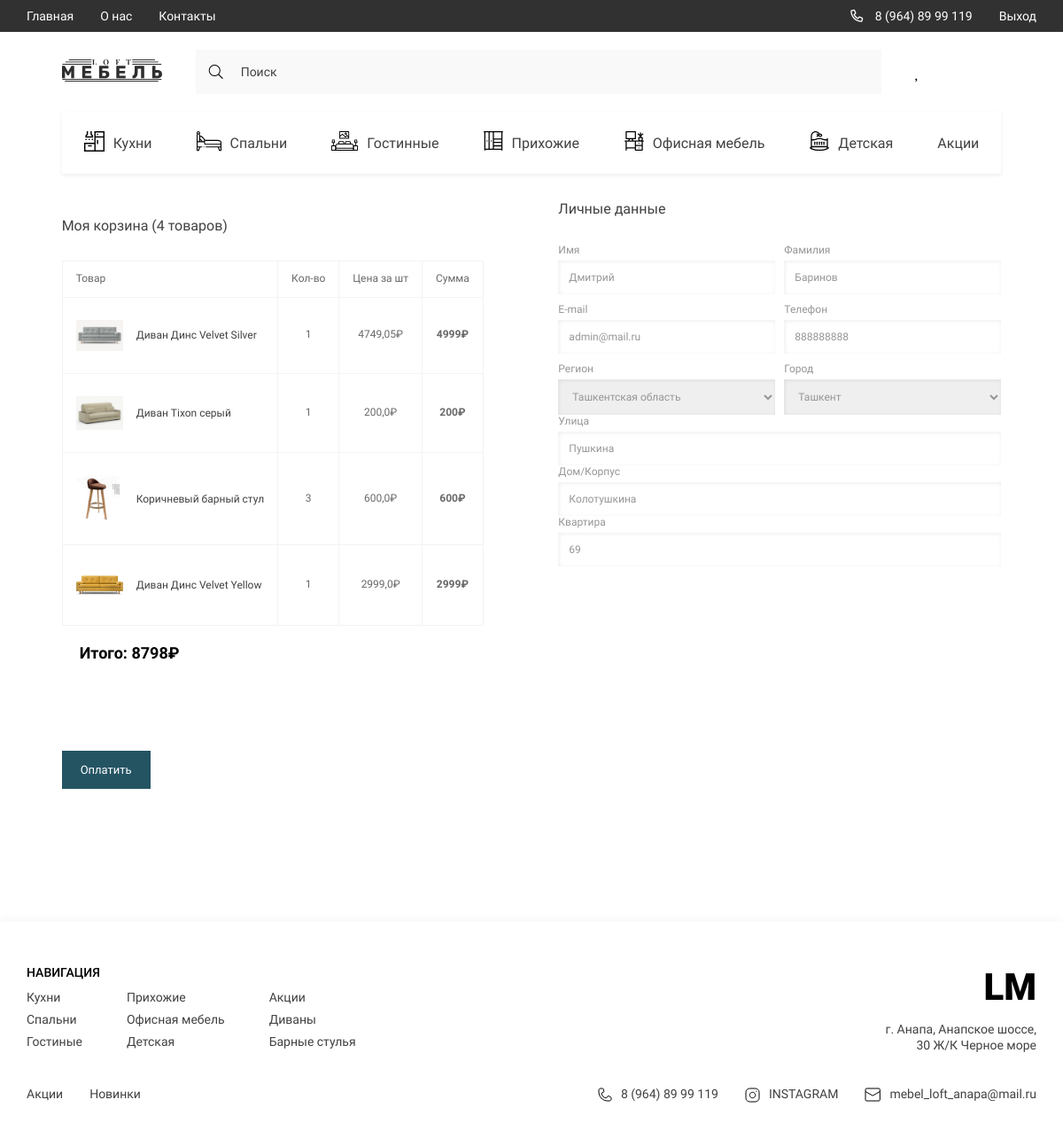
Screenshot of /checkout/ (signed in) with the database file from the repository.
### LOFT/models.py (models this page shows, shortened)
class BasketItem(models.Model):
    basket = models.ForeignKey(Basket, on_delete=models.CASCADE, verbose_name='Корзина', related_name='basket_items')
    prod = models.ForeignKey(Prod, on_delete=models.CASCADE, verbose_name='Товар', related_name='basket_items')
    quantity = models.IntegerField(default=0, verbose_name='Количество')
    added_at = models.DateTimeField(auto_now_add=True, verbose_name='Дата добавления')
    updated_at = models.DateTimeField(auto_now=True, verbose_name='Дата изменения')
    @property
    def discounted_price(self):
        return self.prod.price * (1 - self.prod.discount / 100) * self.quantity
    @property
    def products_total_price(self):
        return self.quantity * self.prod.price
    class Meta:
        verbose_name = 'Товар в корзине'
        verbose_name_plural = 'Товары в корзинах'

class Prod(models.Model):
    title = models.CharField(max_length=100, verbose_name='Название модели')
    slug = models.SlugField(unique=True, verbose_name='Слаг модели')
    prod_model = models.ForeignKey('ProdModel', on_delete=models.CASCADE, verbose_name='Модель товара', related_name='prods', null=True, blank=True)
    description = models.CharField(max_length=350, verbose_name='Краткое описание')
    quantity = models.IntegerField(default=15, verbose_name='Количество')
    price = models.IntegerField(default=200, verbose_name='Цена')
    discount = models.IntegerField(default=0, verbose_name='Скидка')
    height = models.IntegerField(default=100, verbose_name='Высота')
    width = models.IntegerField(default=100, verbose_name='Ширина')
    length = models.IntegerField(default=100, verbose_name='Длина')
    color_name = models.CharField(max_length=50, default='Чёрный', verbose_name='Название цвета')
    color_code = models.CharField(max_length=10, default='#000000', verbose_name='Код цвета')
    category = models.ForeignKey(Cat, on_delete=models.CASCADE, verbose_name='Категория', related_name='products')
    created_at = models.DateTimeField(auto_now_add=True, verbose_name='Дата добавления')
    updated_at = models.DateTimeField(auto_now=True, verbose_name='Дата изменения')
    class Meta:
        verbose_name = 'Товар'
        verbose_name_plural = 'Товаров'

class ProdPhoto(models.Model):
    prod = models.ForeignKey(Prod, verbose_name='Фото товара', on_delete=models.CASCADE, related_name='prod_photo')
    image = models.ImageField(upload_to='products/', verbose_name='Фото товара')
    class Meta:
        verbose_name = 'Фото товара'
        verbose_name_plural = 'Фото товаров'

class Customer(models.Model):
    user = models.OneToOneField(User, on_delete=models.CASCADE, verbose_name='Пользователь')
    phone = models.CharField(max_length=30, verbose_name='Номер телефона')
    region = models.CharField(max_length=100, verbose_name='Регион', null=True, blank=True)
    city = models.CharField(max_length=100, verbose_name='Город', null=True, blank=True)
    street = models.CharField(max_length=100, verbose_name='Улица', null=True, blank=True)
    home = models.CharField(max_length=100, verbose_name='Дом', null=True, blank=True)
    flat = models.CharField(max_length=100, verbose_name='Квартира №', null=True, blank=True)
    class Meta:
        verbose_name = 'Покупателя'
        verbose_name_plural = 'Покупатели'

class City(models.Model):
    name = models.CharField(max_length=100, verbose_name='Название города')
    region = models.ForeignKey(Region, on_delete=models.CASCADE, verbose_name='Регион', related_name='cities')
    class Meta:
        verbose_name = 'Город'
        verbose_name_plural = 'Города'

class Cat(models.Model):
    title = models.CharField(max_length=100, verbose_name='Название категории')
    slug = models.SlugField(unique=True, verbose_name='Слаг категории')
    parent = models.ForeignKey('self', null=True, blank=True, on_delete=models.CASCADE, verbose_name='Родитель',
                               related_name='subcats')
    def get_absolute_url(self):
        return reverse('category', kwargs={'slug': self.slug})
    class Meta:
        verbose_name = 'Категорию'
        verbose_name_plural = 'Категории'

### LOFT/views.py (the view)
# urls.py: path('checkout/', checkout_view, name='checkout'),
@login_required(login_url='login')
def checkout_view(request):
    basket = BasketAuthCustomer(request)
    basket_info = basket.get_basket_info()
    if basket_info['basket_products']:
        context = basket_info
        regions = Region.objects.all()
        dict_city = {reg.pk: [[city.name, city.pk] for city in reg.cities.all()] for reg in regions}
        context['regions'] = regions
        context['title'] = 'Оформление заказа'
        context['form'] = ShippingForm()
        context['dict_city'] = dict_city
        context['categories'] = Cat.objects.all()
        return render(request, 'checkout.html', context)
    else:
        return redirect('main')

### LOFT/templates/checkout.html (shortened to what this page needs)
{% extends "base.html" %}
{% load static %}
{% block content %}
<div class="profile">
    <div class="container">
        <div class="profile__content">
            <div class="profile__orders">
                <h2 class="profile__title">Моя корзина ({{ basket_products|length }} товаров)</h2>
                <table class="profile__table">
                    <tr>
                        <td colspan="3">Товар</td>
                        <td>Кол-во</td>
                        <td>Цена за шт</td>
                        <td>Сумма</td>
                    </tr>
                    {% for product in basket_products %}
                        <tr>
                            <td colspan="3" class="profile__title-adaptive">
                                <div class="tabel__item">
                                    <img src="{{ product.prod.prod_photo.first.image.url }}" alt="img">
                                    <span>{{ product.prod.title }}</span>
                                </div>
                            </td>
                            <td class="profile__tabel-data">{{ product.quantity }}</td>
                            <td class="profile__tabel-data">{{ product.discounted_price }}₽</td>
                            <td class="profile__tabel-data"><strong>{{ product.products_total_price }}₽</strong></td>
                        </tr>
                    {% empty %}
                        <tr><td colspan="6">Нет товаров в корзине</td></tr>
                    {% endfor %}
                </table>
                <div class="checkout__total">
                    Итого: <span>{{ basket_price }}₽</span>
                </div>
            </div>
            <form method="post" action="{% url 'create_checkout_session' %}" class="profile__form">
                <h2 class="profile__title">Личные данные</h2>
                <div class="profile__form-grid">
                    <div class="input__title">
                        <h2>Имя</h2>
                        <input type="text" name="first_name" value="{{ request.user.first_name }}" class="contact__section-input" readonly>
                    </div>
                    <div class="input__title">
                        <h2>Фамилия</h2>
                        <input type="text" name="last_name" value="{{ request.user.last_name }}" class="contact__section-input" readonly>
                    </div>
                    <div class="input__title">
                        <h2>E-mail</h2>
                        <input type="email" name="username" value="{{ request.user.username }}" class="contact__section-input" readonly>
                    </div>
                    <div class="input__title">
                        <h2>Телефон</h2>
                        <input type="tel" name="phone" value="{{ request.user.customer.phone }}" class="contact__section-input" readonly>
                    </div>
<div class="input__title">
    <h2>Регион</h2>
    <select name="region" class="contact__section-input" required>
        {% for reg in regions %}
            <option value="{{ reg.pk }}"
                >
                {{ reg.name }}
            </option>
        {% endfor %}
    </select>
</div>
<div class="input__title">
    <h2>Город</h2>
    <select name="city" class="contact__section-input" required>
        {% for reg_pk, cities in dict_city.items %}
            {% for city_name, city_pk in cities %}
                <option value="{{ city_pk }}"
                    >
                    {{ city_name }}
                </option>
            {% endfor %}
        {% endfor %}
    </select>
</div>
                    </div>
                    <div class="input__title _span-two">
                        <h2>Улица</h2>
                        <input type="text" name="street" value="{{ request.user.customer.street|default_if_none:'' }}" class="contact__section-input" required>
                    </div>
                    <div class="input__title">
                        <h2>Дом/Корпус</h2>
                        <input type="text" name="home" value="{{ request.user.customer.home|default_if_none:'' }}" class="contact__section-input" required>
                    </div>
                    <div class="input__title">
                        <h2>Квартира</h2>
                        <input type="text" name="flat" value="{{ request.user.customer.flat|default_if_none:'' }}" class="contact__section-input">
                    </div>
                </div>
                <div class="checkout__actions">
                    <button type="submit" class="btn chechout__btn">Оплатить</button>
                </div>
        </div>
    </div>
</div>
{% endblock %}

### LOFT/templates/components/_footer.html
{% load static %}
<footer class="footer">
            <div class="container">
                <div class="footer__content">
                    <div class="footer__navigate">
                        <div class="footer__navigate-part">
                            <h2 class="footer__navigate-title">НАВИГАЦИЯ</h2>
                            <div class="footer__navigate-lists">
                                <ul class="footer__navigate-list">
                                    {% for category in categories|slice:":3" %}
                                    <li><a href="{{ category.get_absolute_url }}" class="footer__navigate-links">{{ category.title }}</a></li>
                                    {% endfor %}
                                </ul>
                                <ul class="footer__navigate-list">
                                    {% for category in categories|slice:"3:6" %}
                                    <li><a href="{{ category.get_absolute_url }}" class="footer__navigate-links">{{ category.title }}</a></li>
                                    {% endfor %}
                                </ul>
                                <ul class="footer__navigate-list">
                                   {% for category in categories|slice:"6:9" %}
                                    <li><a href="{{ category.get_absolute_url }}" class="footer__navigate-links">{{ category.title }}</a></li>
                                    {% endfor %}
                                </ul>
                            </div>
                        </div>
                        <div class="footer__navigate-part _right">
                            <a href="{% url 'main' %}" class="footer__logo">LM</a>
                            <p class="footer__adress">г. Анапа, Анапское шоссе, 30 Ж/К Черное море</p>
                        </div>
                    </div>
                    <div class="footer__social">
                        <ul class="footer__navigate-list _short">
                            <li><a href="{% url 'category' slug='akcii' %}" class="footer__navigate-links">Акции</a></li>
                            <li><a href="{% url 'main' %}" class="footer__navigate-links">Новинки</a></li>
                        </ul>
                        <ul class="footer__social-list">
                            <li>
                                <a href="tel:89648999119" class="footer__social-links">
                                    <img src="{% static 'assets/icons/phone.svg' %}" alt="phone">
                                    8 (964) 89 99 119
                                </a>
                            </li>
                            <li>
                                <a href="https://www.instagram.com/" target="_blank" class="footer__social-links">
                                    <img src="{% static 'assets/icons/inst.svg' %}" alt="insta">
                                    INSTAGRAM
                                </a>
                            </li>
                            <li>
                                <a href="mailto:mebel_loft_anapa@mail.ru" target="_blank" class="footer__social-links">
                                    <img src="{% static 'assets/icons/mail.svg' %}" alt="mail">
                                    mebel_loft_anapa@mail.ru
                                </a>
                            </li>
                        </ul>
                    </div>
                </div>
            </div>
        </footer>

### rows the page displays
BasketItem: prod.prod_photo.first.image (picture), prod "Диван Динс Velvet Silver", quantity "1", discounted_price "4749,05", products_total_price "4999"
BasketItem: prod.prod_photo.first.image (picture), prod "Диван Tixon серый", quantity "1", discounted_price "200,0", products_total_price "200"
BasketItem: prod.prod_photo.first.image (picture), prod "Коричневый барный стул", quantity "3", discounted_price "600,0", products_total_price "600"
BasketItem: prod.prod_photo.first.image (picture), prod "Диван Динс Velvet Yellow", quantity "1", discounted_price "2999,0", products_total_price "2999"
City: city "Ташкент"
Cat: title "Кухни"
Cat: title "Спальни"
Cat: title "Гостиные"
Cat: title "Прихожие"
Cat: title "Офисная мебель"
Cat: title "Детская"
Cat: title "Акции"
Cat: title "Диваны"
Cat: title "Барные стулья"

### other values shown
{{ basket_products|length }} "4"
{{ basket_price }} "8798"
form field region "Ташкентская область"
